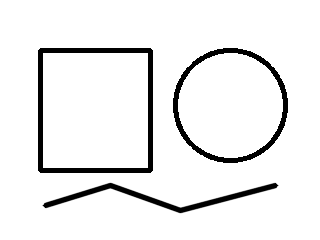
#> input picture fikzpy/examples/example_input.png, 320 x 240 px; its folder holds only this picture in this run
$ python -i stroke_tracer.py   (imports and definitions only)
#> lines starting #> are read from the running program, lines starting #| are printed output that depends on the picture; after the words box and inside, x2 and y2 are one past the last pixel; in counts of white or black regions, pixels touching at a corner belong together
### fikzpy/fikzpy/core/contour_detector.py
"""Contour detection and simplification helpers."""

from __future__ import annotations

from dataclasses import dataclass
from typing import Iterable

import cv2
import numpy as np


@dataclass(frozen=True)
class Contour:
    """A simplified image contour represented by image-space points."""

    points: np.ndarray
    closed: bool = True
    area: float = 0.0
    perimeter: float = 0.0

    def __post_init__(self) -> None:
        points = np.asarray(self.points, dtype=np.float64)
        if points.ndim != 2 or points.shape[1] != 2:
            raise ValueError("Contour points must have shape (n, 2).")
        object.__setattr__(self, "points", points)

    # [4 lines left out: function is_drawable, not called in this run]


def _as_cv_contour(contour: np.ndarray) -> np.ndarray:
    points = np.asarray(contour)
    if points.ndim == 2 and points.shape[1] == 2:
        return points.reshape(-1, 1, 2).astype(np.float32)
    if points.ndim == 3 and points.shape[1:] == (1, 2):
        return points.astype(np.float32)
    raise ValueError("Expected a contour with shape (n, 2) or (n, 1, 2).")


def simplify_contour(contour: np.ndarray, epsilon_ratio: float = 0.01) -> np.ndarray:
    """Simplify a contour with the Douglas-Peucker algorithm."""
    return simplify_polyline(contour, epsilon_ratio=epsilon_ratio, closed=True)


def simplify_polyline(
    points: np.ndarray,
    *,
    epsilon_ratio: float = 0.01,
    closed: bool = False,
) -> np.ndarray:
    """Simplify an open or closed polyline with Douglas-Peucker."""
    cv_contour = _as_cv_contour(points)
    perimeter = cv2.arcLength(cv_contour, closed)
    epsilon = max(float(epsilon_ratio), 0.0) * perimeter
    simplified = cv2.approxPolyDP(cv_contour, epsilon, closed)
    simplified_points = simplified.reshape(-1, 2).astype(np.float64)

    if closed and len(simplified_points) > 1 and np.allclose(simplified_points[0], simplified_points[-1]):
        simplified_points = simplified_points[:-1]

    return simplified_points


# [38 lines left out: functions detect_contours_from_edges, contours_to_polylines, not called in this run]

### fikzpy/core/stroke_tracer.py
"""Trace line-art strokes from a binary ink image."""

from __future__ import annotations

from collections.abc import Iterable
from dataclasses import dataclass

import cv2
import numpy as np

from fikzpy.core.contour_detector import Contour, simplify_polyline
from fikzpy.core.preprocessing import apply_mask_morphology, preprocess_gray
from fikzpy.core.skeleton_strokes import trace_complete_strokes
from fikzpy.core.vectorization_config import PreprocessingConfig


Pixel = tuple[int, int]
FloatPixel = tuple[float, float]


@dataclass(frozen=True)
class StrokeTracingSettings:
    """Parameters for line-art stroke extraction."""

    threshold_block_size: int = 35
    threshold_offset: int = 9
    dark_threshold: int = 215
    background_margin: int = 12
    min_component_area: int = 8
    min_path_length: int = 3
    smooth_iterations: int = 1
    recover_faint_strokes: bool = False
    faint_stroke_block_size: int = 31
    faint_stroke_min_delta: int = 7
    faint_stroke_max_gray: int = 246
    snap_junction_endpoints: bool = False
    recover_blackhat_strokes: bool = False
    blackhat_kernel_size: int = 9
    blackhat_threshold: int = 12
    blackhat_min_gray: int = 80
    blackhat_max_gray: int = 250
    denoise_method: str = "median"
    use_clahe: bool = False
    clahe_clip_limit: float = 2.0
    clahe_tile_grid_size: int = 8
    use_adaptive_threshold: bool = False
    adaptive_min_delta: int = 2
    adaptive_max_gray: int = 252
    close_gaps: bool = False
    closing_kernel_size: int = 3
    skeleton_method: str = "zhang-suen"
    multiscale_skeleton: bool = False
    multiscale_closing_kernel_size: int = 3
    complete_strokes: bool = False
    spur_length: float = 8.0
    link_max_angle_deg: float = 60.0
    min_stroke_length: float = 0.0
    corner_smoothing: int = 0
    corner_threshold_cos: float = -0.7


def extract_ink_mask(gray: np.ndarray, settings: StrokeTracingSettings | None = None) -> np.ndarray:
    """Return a binary mask where dark ink pixels are 255."""
    settings = settings or StrokeTracingSettings()
    if gray.ndim != 2:
        raise ValueError("Line-art extraction expects a grayscale image.")

    denoised = _denoise_gray(gray, settings)
    threshold_source = _apply_clahe(denoised, settings) if settings.use_clahe else denoised
    otsu_threshold, _ = cv2.threshold(threshold_source, 0, 255, cv2.THRESH_BINARY_INV | cv2.THRESH_OTSU)
    threshold = _line_art_threshold(threshold_source, otsu_threshold, settings)

    if settings.use_adaptive_threshold:
        mask = _adaptive_ink_mask(threshold_source, denoised, threshold, settings)
    elif threshold < 245:
        _, mask = cv2.threshold(threshold_source, threshold, 255, cv2.THRESH_BINARY_INV)
    else:
        block_size = _odd_at_least(settings.threshold_block_size, 3)
        mask = cv2.adaptiveThreshold(
            threshold_source,
            255,
            cv2.ADAPTIVE_THRESH_GAUSSIAN_C,
            cv2.THRESH_BINARY_INV,
            block_size,
            settings.threshold_offset,
        )

    if settings.recover_faint_strokes:
        mask = _recover_faint_strokes(denoised, mask, settings)
    if settings.recover_blackhat_strokes:
        mask = _recover_blackhat_strokes(denoised, mask, settings)
    if settings.close_gaps:
        mask = _close_mask_gaps(mask, settings.closing_kernel_size)

    return _remove_small_components(mask, settings.min_component_area)


def skeletonize(binary_mask: np.ndarray, *, method: str = "zhang-suen") -> np.ndarray:
    """Thin a binary mask with skimage when available, otherwise Zhang-Suen."""
    normalized = method.strip().lower()
    if normalized in {"skimage", "auto"}:
        skimage_result = _skeletonize_with_skimage(binary_mask)
        if skimage_result is not None:
            return skimage_result

    return _skeletonize_zhang_suen(binary_mask)


# [15 lines left out: function skeletonize_multiscale, not called in this run]


def _skeletonize_zhang_suen(binary_mask: np.ndarray) -> np.ndarray:
    """Thin a binary mask with the Zhang-Suen algorithm."""
    image = (binary_mask > 0).astype(np.uint8)
    changed = True

    while changed:
        changed = False
        for step in (0, 1):
            to_remove = _zhang_suen_candidates(image, step)
            if np.any(to_remove):
                image[to_remove] = 0
                changed = True

    return (image * 255).astype(np.uint8)


def trace_strokes_from_skeleton(
    skeleton: np.ndarray,
    *,
    simplify_epsilon: float = 0.01,
    min_path_length: int = 8,
    smooth_iterations: int = 1,
    snap_junction_endpoints: bool = False,
) -> list[Contour]:
    """Trace skeleton pixels into drawable open and closed strokes."""
    pixels = _skeleton_pixels(skeleton)
    if not pixels:
        return []

    neighbors = {pixel: [item for item in _neighbor_pixels(pixel) if item in pixels] for pixel in pixels}
    junction_centers = _junction_centers(neighbors) if snap_junction_endpoints else {}
    visited_edges: set[frozenset[Pixel]] = set()
    paths: list[tuple[list[Pixel], bool]] = []

    start_pixels = [pixel for pixel, items in neighbors.items() if len(items) != 2]
    for start in start_pixels:
        for neighbor in neighbors[start]:
            edge = frozenset((start, neighbor))
            if edge in visited_edges:
                continue
            path = _walk_path(start, neighbor, neighbors, visited_edges)
            paths.append((path, False))

    for pixel in pixels:
        for neighbor in neighbors[pixel]:
            edge = frozenset((pixel, neighbor))
            if edge in visited_edges:
                continue
            path = _walk_loop(pixel, neighbor, neighbors, visited_edges)
            paths.append((path, True))

    contours: list[Contour] = []
    for path, closed in paths:
        if len(path) < min_path_length:
            continue

        points = _path_to_xy_points(path, junction_centers)
        points = _smooth_polyline(points, closed=closed, iterations=smooth_iterations)
        simplified = simplify_polyline(points, epsilon_ratio=simplify_epsilon, closed=closed)
        if len(simplified) < 2:
            continue

        perimeter = _path_length(simplified, closed=closed)
        contours.append(Contour(points=simplified, closed=closed, area=0.0, perimeter=perimeter))

    contours.sort(key=lambda item: item.perimeter, reverse=True)
    return contours


def trace_line_art_strokes(
    gray: np.ndarray,
    *,
    simplify_epsilon: float = 0.01,
    settings: StrokeTracingSettings | None = None,
    preprocessing: PreprocessingConfig | None = None,
) -> tuple[list[Contour], np.ndarray, np.ndarray]:
    """Extract line-art strokes and return contours, ink mask, and skeleton."""
    settings = settings or StrokeTracingSettings()
    source = preprocess_gray(gray, preprocessing) if preprocessing is not None else gray
    ink_mask = extract_ink_mask(source, settings)
    if preprocessing is not None:
        ink_mask = apply_mask_morphology(ink_mask, preprocessing)
    if settings.multiscale_skeleton:
        skeleton = skeletonize_multiscale(
            ink_mask,
            method=settings.skeleton_method,
            closing_kernel_size=settings.multiscale_closing_kernel_size,
        )
    else:
        skeleton = skeletonize(ink_mask, method=settings.skeleton_method)
    if settings.complete_strokes:
        # Pencil-over-image tracing: clean staircases, prune spurs and link
        # strokes through junctions so each pencil stroke stays whole.
        contours = trace_complete_strokes(
            skeleton,
            simplify_epsilon=simplify_epsilon,
            min_path_length=settings.min_path_length,
            smooth_iterations=settings.smooth_iterations,
            spur_length=settings.spur_length,
            link_max_angle_deg=settings.link_max_angle_deg,
            min_stroke_length=settings.min_stroke_length,
            corner_smoothing=settings.corner_smoothing,
            corner_threshold_cos=settings.corner_threshold_cos,
        )
    else:
        contours = trace_strokes_from_skeleton(
            skeleton,
            simplify_epsilon=simplify_epsilon,
            min_path_length=settings.min_path_length,
            smooth_iterations=settings.smooth_iterations,
            snap_junction_endpoints=settings.snap_junction_endpoints,
        )
    return contours, ink_mask, skeleton


def _line_art_threshold(
    denoised: np.ndarray,
    otsu_threshold: float,
    settings: StrokeTracingSettings,
) -> float:
    """Choose a threshold that keeps faint ink on bright backgrounds."""
    background = float(np.percentile(denoised, 95))
    threshold = float(otsu_threshold)

    if background >= 230:
        threshold = max(threshold, float(settings.dark_threshold))
        threshold = min(threshold, background - float(settings.background_margin))

    return max(0.0, min(255.0, threshold))


def _denoise_gray(gray: np.ndarray, settings: StrokeTracingSettings) -> np.ndarray:
    """Apply a small denoising pass before thresholding."""
    method = settings.denoise_method.strip().lower()
    if method in {"", "none"}:
        return gray.astype(np.uint8, copy=True)
    if method == "bilateral":
        return cv2.bilateralFilter(gray, 5, 35.0, 35.0)
    if method == "nlmeans":
        return cv2.fastNlMeansDenoising(gray, None, h=7, templateWindowSize=7, searchWindowSize=21)
    return cv2.medianBlur(gray, 3)


# [94 lines left out: functions _apply_clahe, _adaptive_ink_mask, _close_mask_gaps, _skeletonize_with_skimage, _recover_faint_strokes, _recover_blackhat_strokes, not called in this run]


def _smooth_polyline(points: np.ndarray, *, closed: bool, iterations: int) -> np.ndarray:
    """Reduce pixel stair-stepping while preserving endpoints of open strokes."""
    pts = np.asarray(points, dtype=np.float64)
    if len(pts) < 4 or iterations <= 0:
        return pts

    for _ in range(iterations):
        if closed:
            previous_points = np.roll(pts, 1, axis=0)
            next_points = np.roll(pts, -1, axis=0)
            pts = (previous_points + 2.0 * pts + next_points) / 4.0
        else:
            smoothed = pts.copy()
            smoothed[1:-1] = (pts[:-2] + 2.0 * pts[1:-1] + pts[2:]) / 4.0
            pts = smoothed

    return pts


# [26 lines left out: function _junction_centers, not called in this run]


def _path_to_xy_points(path: list[Pixel], junction_centers: dict[Pixel, FloatPixel]) -> np.ndarray:
    """Convert a skeleton path to x/y points and snap endpoints to junction centers."""
    points = np.array([[float(x), float(y)] for y, x in path], dtype=np.float64)
    if len(points) == 0 or not junction_centers:
        return points

    start_center = junction_centers.get(path[0])
    if start_center is not None:
        center_y, center_x = start_center
        points[0] = (center_x, center_y)

    end_center = junction_centers.get(path[-1])
    if end_center is not None:
        center_y, center_x = end_center
        points[-1] = (center_x, center_y)

    return points


def _zhang_suen_candidates(image: np.ndarray, step: int) -> np.ndarray:
    padded = np.pad(image, 1, mode="constant")
    p2 = padded[:-2, 1:-1]
    p3 = padded[:-2, 2:]
    p4 = padded[1:-1, 2:]
    p5 = padded[2:, 2:]
    p6 = padded[2:, 1:-1]
    p7 = padded[2:, :-2]
    p8 = padded[1:-1, :-2]
    p9 = padded[:-2, :-2]

    neighbors = [p2, p3, p4, p5, p6, p7, p8, p9]
    neighbor_count = sum(neighbors)
    transitions = sum((neighbors[index] == 0) & (neighbors[(index + 1) % 8] == 1) for index in range(8))

    if step == 0:
        condition_a = (p2 * p4 * p6) == 0
        condition_b = (p4 * p6 * p8) == 0
    else:
        condition_a = (p2 * p4 * p8) == 0
        condition_b = (p2 * p6 * p8) == 0

    return (image == 1) & (neighbor_count >= 2) & (neighbor_count <= 6) & (transitions == 1) & condition_a & condition_b


def _remove_small_components(mask: np.ndarray, min_area: int) -> np.ndarray:
    if min_area <= 1:
        return mask

    count, labels, stats, _ = cv2.connectedComponentsWithStats(mask, connectivity=8)
    cleaned = np.zeros_like(mask)
    for label in range(1, count):
        if stats[label, cv2.CC_STAT_AREA] >= min_area:
            cleaned[labels == label] = 255
    return cleaned


def _skeleton_pixels(skeleton: np.ndarray) -> set[Pixel]:
    ys, xs = np.nonzero(skeleton > 0)
    return set(zip(ys.tolist(), xs.tolist()))


def _neighbor_pixels(pixel: Pixel) -> Iterable[Pixel]:
    y, x = pixel
    for dy in (-1, 0, 1):
        for dx in (-1, 0, 1):
            if dx == 0 and dy == 0:
                continue
            yield y + dy, x + dx


def _walk_path(
    start: Pixel,
    next_pixel: Pixel,
    neighbors: dict[Pixel, list[Pixel]],
    visited_edges: set[frozenset[Pixel]],
) -> list[Pixel]:
    path = [start]
    previous = start
    current = next_pixel

    while True:
        visited_edges.add(frozenset((previous, current)))
        path.append(current)

        if current != start and len(neighbors[current]) != 2:
            break

        candidates = [item for item in neighbors[current] if item != previous]
        unvisited = [item for item in candidates if frozenset((current, item)) not in visited_edges]
        if not unvisited:
            break

        previous, current = current, unvisited[0]

    return path


def _walk_loop(
    start: Pixel,
    next_pixel: Pixel,
    neighbors: dict[Pixel, list[Pixel]],
    visited_edges: set[frozenset[Pixel]],
) -> list[Pixel]:
    path = [start]
    previous = start
    current = next_pixel

    while True:
        visited_edges.add(frozenset((previous, current)))
        path.append(current)

        candidates = [item for item in neighbors[current] if item != previous]
        unvisited = [item for item in candidates if frozenset((current, item)) not in visited_edges]
        if not unvisited:
            break

        next_item = unvisited[0]
        if next_item == start:
            visited_edges.add(frozenset((current, start)))
            break

        previous, current = current, next_item

    return path


def _path_length(points: np.ndarray, *, closed: bool) -> float:
    if len(points) < 2:
        return 0.0

    total = float(np.linalg.norm(np.diff(points, axis=0), axis=1).sum())
    if closed and len(points) > 2:
        total += float(np.linalg.norm(points[0] - points[-1]))
    return total


def _odd_at_least(value: int, minimum: int) -> int:
    size = max(int(value), minimum)
    return size if size % 2 == 1 else size + 1

>>> import cv2
>>> picture = cv2.imread('../examples/example_input.png', cv2.IMREAD_GRAYSCALE)
#> picture is the input picture: shape (240, 320); min 0, max 255, mean 237.3
>>> result = trace_line_art_strokes(picture)
#> in extract_ink_mask, `otsu_threshold, _ = cv2.threshold(threshold_source, 0, 255, cv2.THRESH..`: otsu_threshold = 116
#> in _line_art_threshold, `background = float(np.percentile(denoised, 95))`: background = 255
#> in _line_art_threshold, `threshold = float(otsu_threshold)`: threshold = 116
#> in _line_art_threshold, `threshold = max(threshold, float(settings.dark_threshold))`: threshold = 215
#> in extract_ink_mask, `_, mask = cv2.threshold(threshold_source, threshold, 255, cv2.THRESH_B..`:
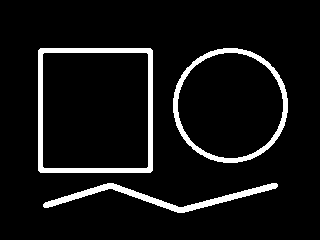
#> mask: shape (240, 320); 7.2% white; 3 white regions, box (x1, y1, x2, y2) and area: (38, 48, 153, 173) 2292, (173, 48, 288, 163) 1746, (43, 183, 278, 213) 1494
#> in _remove_small_components, `count, labels, stats, _ = cv2.connectedComponentsWithStats(mask, conne..`:
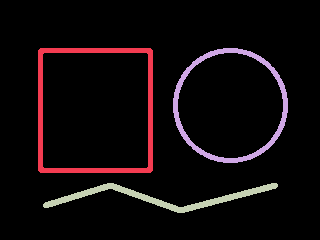
#> labels: shape (240, 320) int32; 4 distinct labels, from 0 to 3; one colour per label, 0 black
#> in _remove_small_components, `count, labels, stats, _ = cv2.connectedComponentsWithStats(mask, conne..`: count = 4; stats = [[0, 0, 320, 240, 71268], [38, 48, 115, 125, 2292], [173, 48, 115, 115, 1746], [43, 183, 235, 30, 1494]]
#> the loop in _skeletonize_zhang_suen, `while changed:` made 4 passes
#> pass 1, in _zhang_suen_candidates, `padded = np.pad(image, 1, mode="constant")`:
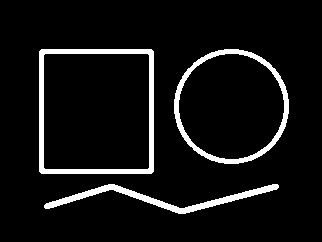
#> padded: shape (242, 322); values 0 (black) and 1 (white), 7.1% white; 3 white regions, box (x1, y1, x2, y2) and area: (39, 49, 154, 174) 2292, (174, 49, 289, 164) 1746, (44, 184, 279, 214) 1494
#> pass 1, in _zhang_suen_candidates, `p2 = padded[:-2, 1:-1]`:
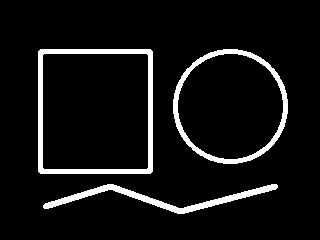
#> p2: shape (240, 320); values 0 (black) and 1 (white), 7.2% white; 3 white regions, box (x1, y1, x2, y2) and area: (38, 49, 153, 174) 2292, (173, 49, 288, 164) 1746, (43, 184, 278, 214) 1494
#> pass 1, in _zhang_suen_candidates, `p3 = padded[:-2, 2:]`:
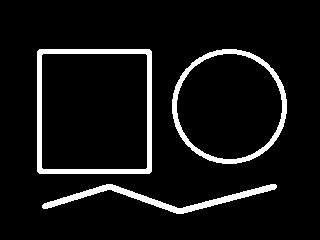
#> p3: shape (240, 320); values 0 (black) and 1 (white), 7.2% white; 3 white regions, box (x1, y1, x2, y2) and area: (37, 49, 152, 174) 2292, (172, 49, 287, 164) 1746, (42, 184, 277, 214) 1494
#> pass 1, in _zhang_suen_candidates, `p4 = padded[1:-1, 2:]`:
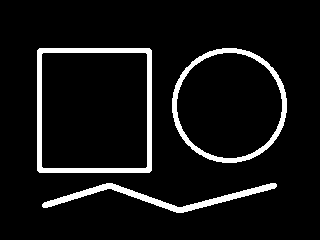
#> p4: shape (240, 320); values 0 (black) and 1 (white), 7.2% white; 3 white regions, box (x1, y1, x2, y2) and area: (37, 48, 152, 173) 2292, (172, 48, 287, 163) 1746, (42, 183, 277, 213) 1494
#> after the loop in _skeletonize_zhang_suen, `while changed:`:
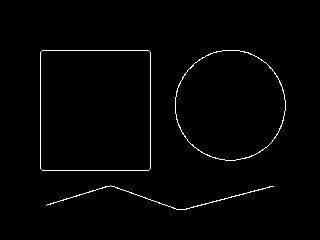
#> image: shape (240, 320); values 0 (black) and 1 (white), 1.4% white in thin lines or dots, all inside (x1, y1, x2, y2) = (40, 50, 286, 210)
#> in _skeleton_pixels, `ys, xs = np.nonzero(skeleton > 0)`: ys = 1073 values from 50 to 209; xs = 1073 values, max 285 at index 379, min 40 at index 138, mean 156.1
#> in trace_strokes_from_skeleton, `pixels = _skeleton_pixels(skeleton)`: pixels = 1073 items
#> in trace_strokes_from_skeleton, `junction_centers = _junction_centers(neighbors) if snap_junction_endpo..`: junction_centers = 0 items
#> in trace_strokes_from_skeleton, `start_pixels = [pixel for pixel, items in neighbors.items() if len(ite..`: start_pixels = 305 pairs, first value 51 to 209, second value 46 to 283
#> the loop in trace_strokes_from_skeleton, `for start in start_pixels:` made 305 passes
#> after the loop in trace_strokes_from_skeleton, `for start in start_pixels:`: paths = 463 items
#> the loop in trace_strokes_from_skeleton, `for pixel in pixels:` made 1073 passes
#> after the loop in trace_strokes_from_skeleton, `for pixel in pixels:`: paths = 464 items
#> in trace_strokes_from_skeleton, `contours: list[Contour] = []`: contours = []
#> the loop in trace_strokes_from_skeleton, `for path, closed in paths:` made 464 passes
#> path on passes 1 to 3: [(135, 184), (134, 183)], [(135, 184), (136, 184)], [(135, 184), (136, 185)]
#> after the loop in trace_strokes_from_skeleton, `for path, closed in paths:`: contours = 57 items
